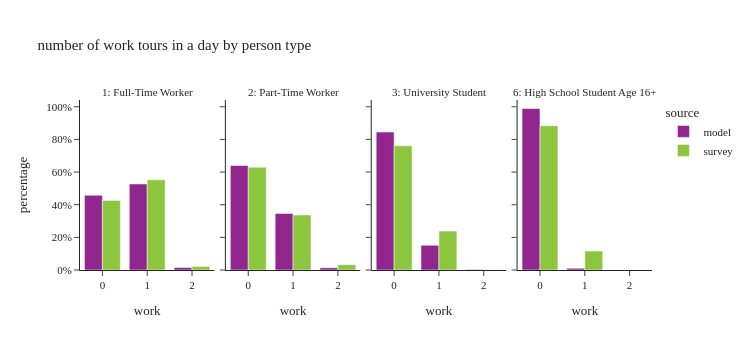

Write notebook code for a chart like this one.
### Code cell
plot_work_tour_ptype(per_data[per_data['ptype'].isin(worker_ptype)],"number of work tours in a day by person type")

### Figure 1 — Plotly figure (JSON) as saved in the notebook; plotly's stock layout.template omitted (floating-point values rounded to 4 significant figures)
{"data": [{"alignmentgroup": "True", "customdata": [[737223], [849040], [24396]], "hovertemplate": "source=model<br>ptype_label=1: Full-Time Worker<br>work=%{x}<br>percentage=%{y}<br>sample_size=%{customdata[0]}<extra></extra>", "legendgroup": "model", "marker": {"color": "#91268F", "pattern": {"shape": ""}}, "name": "model", "offsetgroup": "model", "orientation": "v", "showlegend": true, "textposition": "auto", "type": "bar", "x": [0.0, 1.0, 2.0], "xaxis": "x", "y": [0.4577, 0.5271, 0.01515], "yaxis": "y"}, {"alignmentgroup": "True", "customdata": [[189448], [102610], [4022]], "hovertemplate": "source=model<br>ptype_label=2: Part-Time Worker<br>work=%{x}<br>percentage=%{y}<br>sample_size=%{customdata[0]}<extra></extra>", "legendgroup": "model", "marker": {"color": "#91268F", "pattern": {"shape": ""}}, "name": "model", "offsetgroup": "model", "orientation": "v", "showlegend": false, "textposition": "auto", "type": "bar", "x": [0.0, 1.0, 2.0], "xaxis": "x2", "y": [0.6399, 0.3466, 0.01358], "yaxis": "y2"}, {"alignmentgroup": "True", "customdata": [[135609], [24281], [595]], "hovertemplate": "source=model<br>ptype_label=3: University Student<br>work=%{x}<br>percentage=%{y}<br>sample_size=%{customdata[0]}<extra></extra>", "legendgroup": "model", "marker": {"color": "#91268F", "pattern": {"shape": ""}}, "name": "model", "offsetgroup": "model", "orientation": "v", "showlegend": false, "textposition": "auto", "type": "bar", "x": [0.0, 1.0, 2.0], "xaxis": "x3", "y": [0.845, 0.1513, 0.003708], "yaxis": "y3"}, {"alignmentgroup": "True", "customdata": [[159003], [1693]], "hovertemplate": "source=model<br>ptype_label=6: High School Student Age 16+<br>work=%{x}<br>percentage=%{y}<br>sample_size=%{customdata[0]}<extra></extra>", "legendgroup": "model", "marker": {"color": "#91268F", "pattern": {"shape": ""}}, "name": "model", "offsetgroup": "model", "orientation": "v", "showlegend": false, "textposition": "auto", "type": "bar", "x": [0.0, 1.0], "xaxis": "x4", "y": [0.9895, 0.01054], "yaxis": "y4"}, {"alignmentgroup": "True", "customdata": [[1606], [1452], [37]], "hovertemplate": "source=survey<br>ptype_label=1: Full-Time Worker<br>work=%{x}<br>percentage=%{y}<br>sample_size=%{customdata[0]}<extra></extra>", "legendgroup": "survey", "marker": {"color": "#8CC63E", "pattern": {"shape": ""}}, "name": "survey", "offsetgroup": "survey", "orientation": "v", "showlegend": true, "textposition": "auto", "type": "bar", "x": [0.0, 1.0, 2.0], "xaxis": "x", "y": [0.4264, 0.5526, 0.02098], "yaxis": "y"}, {"alignmentgroup": "True", "customdata": [[614], [255], [13]], "hovertemplate": "source=survey<br>ptype_label=2: Part-Time Worker<br>work=%{x}<br>percentage=%{y}<br>sample_size=%{customdata[0]}<extra></extra>", "legendgroup": "survey", "marker": {"color": "#8CC63E", "pattern": {"shape": ""}}, "name": "survey", "offsetgroup": "survey", "orientation": "v", "showlegend": false, "textposition": "auto", "type": "bar", "x": [0.0, 1.0, 2.0], "xaxis": "x2", "y": [0.6302, 0.337, 0.03281], "yaxis": "y2"}, {"alignmentgroup": "True", "customdata": [[266], [64], [1]], "hovertemplate": "source=survey<br>ptype_label=3: University Student<br>work=%{x}<br>percentage=%{y}<br>sample_size=%{customdata[0]}<extra></extra>", "legendgroup": "survey", "marker": {"color": "#8CC63E", "pattern": {"shape": ""}}, "name": "survey", "offsetgroup": "survey", "orientation": "v", "showlegend": false, "textposition": "auto", "type": "bar", "x": [0.0, 1.0, 2.0], "xaxis": "x3", "y": [0.7605, 0.2382, 0.001265], "yaxis": "y3"}, {"alignmentgroup": "True", "customdata": [[86], [5]], "hovertemplate": "source=survey<br>ptype_label=6: High School Student Age 16+<br>work=%{x}<br>percentage=%{y}<br>sample_size=%{customdata[0]}<extra></extra>", "legendgroup": "survey", "marker": {"color": "#8CC63E", "pattern": {"shape": ""}}, "name": "survey", "offsetgroup": "survey", "orientation": "v", "showlegend": false, "textposition": "auto", "type": "bar", "x": [0.0, 1.0], "xaxis": "x4", "y": [0.8838, 0.1162], "yaxis": "y4"}], "layout": {"annotations": [{"font": {}, "showarrow": false, "text": "1: Full-Time Worker", "x": 0.1175, "xanchor": "center", "xref": "paper", "y": 1.0, "yanchor": "bottom", "yref": "paper"}, {"font": {}, "showarrow": false, "text": "2: Part-Time Worker", "x": 0.3725, "xanchor": "center", "xref": "paper", "y": 1.0, "yanchor": "bottom", "yref": "paper"}, {"font": {}, "showarrow": false, "text": "3: University Student", "x": 0.6275, "xanchor": "center", "xref": "paper", "y": 1.0, "yanchor": "bottom", "yref": "paper"}, {"font": {}, "showarrow": false, "text": "6: High School Student Age 16+", "x": 0.8825, "xanchor": "center", "xref": "paper", "y": 1.0, "yanchor": "bottom", "yref": "paper"}], "barmode": "group", "height": 350, "legend": {"title": {"text": "source"}, "tracegroupgap": 0}, "title": {"text": "number of work tours in a day by person type"}, "width": 750, "xaxis": {"anchor": "y", "domain": [0.0, 0.235], "title": {"text": "work"}}, "xaxis2": {"anchor": "y2", "domain": [0.255, 0.49], "matches": "x", "title": {"text": "work"}}, "xaxis3": {"anchor": "y3", "domain": [0.51, 0.745], "matches": "x", "title": {"text": "work"}}, "xaxis4": {"anchor": "y4", "domain": [0.765, 1.0], "matches": "x", "title": {"text": "work"}}, "yaxis": {"anchor": "x", "domain": [0.0, 1.0], "tickformat": ".0%", "title": {"text": "percentage"}}, "yaxis2": {"anchor": "x2", "domain": [0.0, 1.0], "matches": "y", "showticklabels": false, "tickformat": ".0%"}, "yaxis3": {"anchor": "x3", "domain": [0.0, 1.0], "matches": "y", "showticklabels": false}, "yaxis4": {"anchor": "x4", "domain": [0.0, 1.0], "matches": "y", "showticklabels": false}}}
